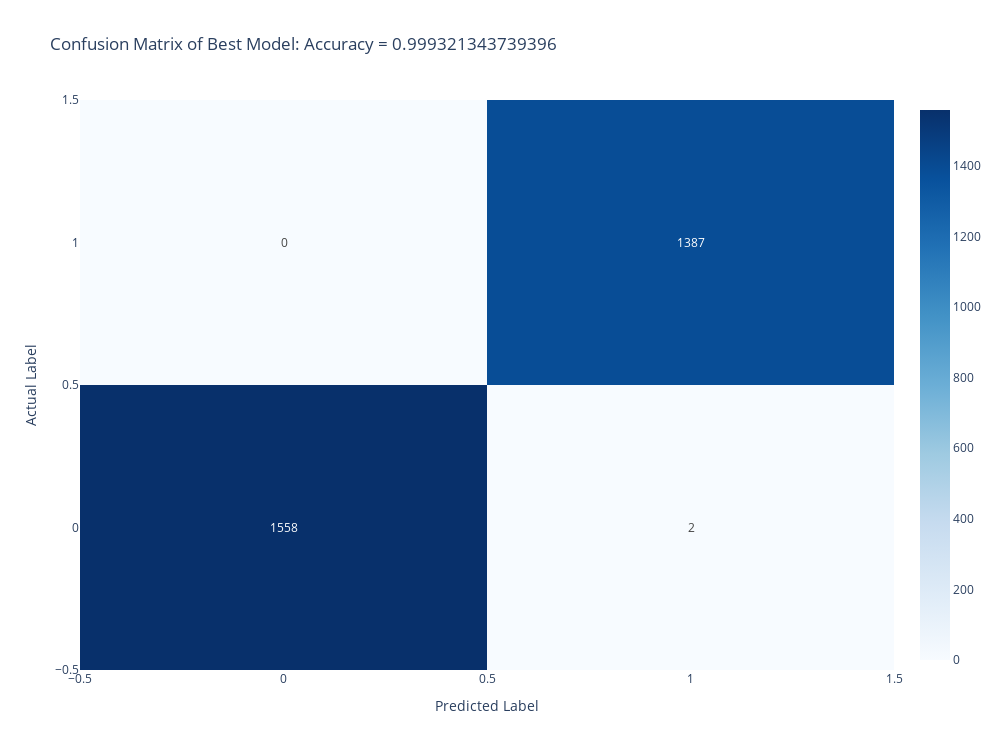

This figure's notebook cell:
### Code cell
fig= go.Figure()

fig.add_trace(go.Heatmap(
    z= c_matrix_df.values,
    x= c_matrix_df.columns,
    y= c_matrix_df.index,
    colorscale= 'blues',
    hoverinfo= "z",
    texttemplate="%{text}",
    text= c_matrix_df.values
))

fig.update_layout(
    #also displays the accuracy of the model on the test set
    title=f"Confusion Matrix of Best Model: Accuracy = {np.trace(c_matrix_df)/c_matrix_df.values.sum()}",
    xaxis_title="Predicted Label",
    yaxis_title="Actual Label",
    width=1000,
    height=750
)

fig.show()

### Figure 1 — Plotly figure (JSON) as saved in the notebook; plotly's stock layout.template omitted (floating-point values rounded to 4 significant figures)
{"data": [{"colorscale": [[0, "rgb(247,251,255)"], [0.125, "rgb(222,235,247)"], [0.25, "rgb(198,219,239)"], [0.375, "rgb(158,202,225)"], [0.5, "rgb(107,174,214)"], [0.625, "rgb(66,146,198)"], [0.75, "rgb(33,113,181)"], [0.875, "rgb(8,81,156)"], [1, "rgb(8,48,107)"]], "hoverinfo": "z", "text": [[1558, 2], [0, 1387]], "texttemplate": "%{text}", "type": "heatmap", "x": [0, 1], "y": [0, 1], "z": [[1558, 2], [0, 1387]]}], "layout": {"height": 750, "title": {"text": "Confusion Matrix of Best Model: Accuracy = 0.999321343739396"}, "width": 1000, "xaxis": {"title": {"text": "Predicted Label"}}, "yaxis": {"title": {"text": "Actual Label"}}}}
